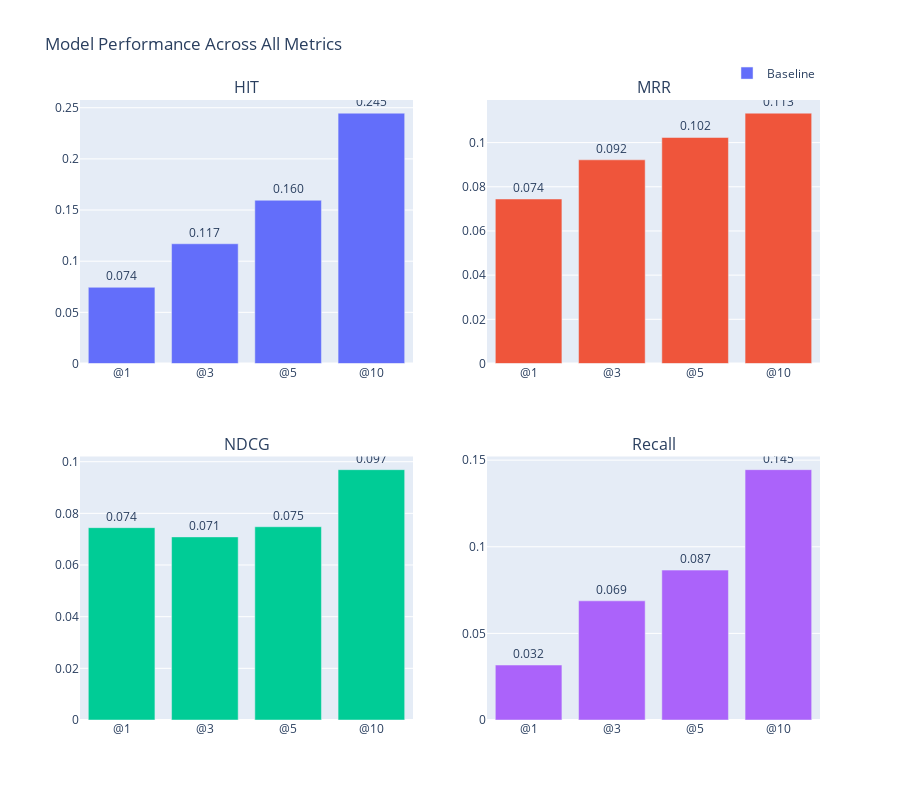

Write notebook code for a chart like this one.
### Code cell
# Show all metrics in one figure
fig = visualizer.plot_all_metrics_comparison(k_values=[1, 3, 5, 10])
fig.show()

### Figure 1 — Plotly figure (JSON) as saved in the notebook; plotly's stock layout.template omitted (floating-point values rounded to 4 significant figures)
{"data": [{"name": "Baseline", "showlegend": true, "text": ["0.074", "0.117", "0.160", "0.245"], "textposition": "outside", "type": "bar", "x": ["@1", "@3", "@5", "@10"], "xaxis": "x", "y": [0.07447, 0.117, 0.1596, 0.2447], "yaxis": "y"}, {"name": "Baseline", "showlegend": false, "text": ["0.074", "0.092", "0.102", "0.113"], "textposition": "outside", "type": "bar", "x": ["@1", "@3", "@5", "@10"], "xaxis": "x2", "y": [0.07447, 0.0922, 0.1023, 0.1133], "yaxis": "y2"}, {"name": "Baseline", "showlegend": false, "text": ["0.074", "0.071", "0.075", "0.097"], "textposition": "outside", "type": "bar", "x": ["@1", "@3", "@5", "@10"], "xaxis": "x3", "y": [0.07447, 0.07089, 0.07482, 0.09691], "yaxis": "y3"}, {"name": "Baseline", "showlegend": false, "text": ["0.032", "0.069", "0.087", "0.145"], "textposition": "outside", "type": "bar", "x": ["@1", "@3", "@5", "@10"], "xaxis": "x4", "y": [0.03174, 0.06879, 0.08652, 0.1445], "yaxis": "y4"}], "layout": {"annotations": [{"font": {"size": 16}, "showarrow": false, "text": "HIT", "x": 0.225, "xanchor": "center", "xref": "paper", "y": 1, "yanchor": "bottom", "yref": "paper"}, {"font": {"size": 16}, "showarrow": false, "text": "MRR", "x": 0.775, "xanchor": "center", "xref": "paper", "y": 1, "yanchor": "bottom", "yref": "paper"}, {"font": {"size": 16}, "showarrow": false, "text": "NDCG", "x": 0.225, "xanchor": "center", "xref": "paper", "y": 0.425, "yanchor": "bottom", "yref": "paper"}, {"font": {"size": 16}, "showarrow": false, "text": "Recall", "x": 0.775, "xanchor": "center", "xref": "paper", "y": 0.425, "yanchor": "bottom", "yref": "paper"}], "barmode": "group", "height": 800, "legend": {"orientation": "h", "x": 1, "xanchor": "right", "y": 1.02, "yanchor": "bottom"}, "showlegend": true, "title": {"text": "Model Performance Across All Metrics"}, "xaxis": {"anchor": "y", "domain": [0, 0.45]}, "xaxis2": {"anchor": "y2", "domain": [0.55, 1]}, "xaxis3": {"anchor": "y3", "domain": [0, 0.45]}, "xaxis4": {"anchor": "y4", "domain": [0.55, 1]}, "yaxis": {"anchor": "x", "domain": [0.575, 1]}, "yaxis2": {"anchor": "x2", "domain": [0.575, 1]}, "yaxis3": {"anchor": "x3", "domain": [0, 0.425]}, "yaxis4": {"anchor": "x4", "domain": [0, 0.425]}}}
